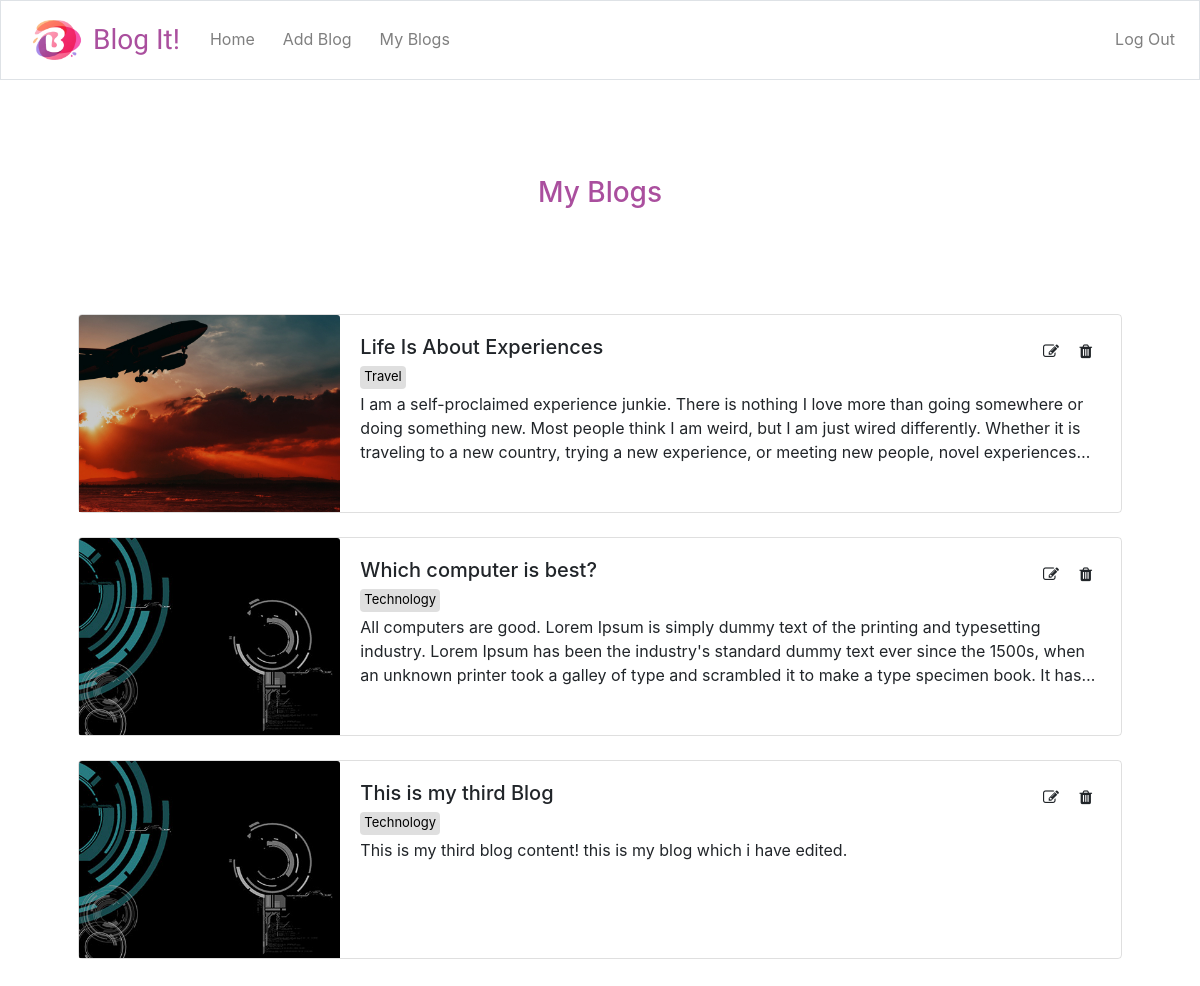
The app's page /myblogs (signed in) with its own data.
### tables this page shows
CREATE TABLE 'blogs' ('person_id' integer NOT NULL, 'title' text NOT NULL, 'author' text, 'category' text NOT NULL, 'content' text NOT NULL, 'timestamp' datetime NOT NULL DEFAULT CURRENT_TIMESTAMP, 'blog_id'  INTEGER PRIMARY KEY NOT NULL  );

### Blog_webapp/application.py (the view)
@app.route("/myblogs")
@login_required
def myblogs():
    mybloglist = db.execute("SELECT * FROM blogs WHERE person_id = :id", id = session["user_id"])
    print(mybloglist)
    if not mybloglist:
        print("sorry")
        return render_template("apology.html", message="You have not published any blogs!")
    return render_template("myblogs.html", mybloglist = mybloglist)

### Blog_webapp/application.py (called while the page is built)
@app.after_request
def after_request(response):
    response.headers["Cache-Control"] = "no-cache, no-store, must-revalidate"
    response.headers["Expires"] = 0
    response.headers["Pragma"] = "no-cache"
    return response

### Blog_webapp/helpers.py (called while the page is built)
def login_required(f):
    @wraps(f)
    def decorated_function(*args, **kwargs):
        if session.get("user_id") is None:
            return redirect("/login")
        return f(*args, **kwargs)
    return decorated_function

### templates/myblogs.html (shortened to what this page needs)
{% extends "layout.html" %}
{% block body %}
    <br>
    <br><br><br>
    <h3 style="color:#aa4f9e;"><center> My Blogs</center></h3>
    <br>
    <div class="container p-5">
        {% for blogs in mybloglist %}
            <ul class="list-unstyled">
              <li class="media my-4">
                {% if blogs["category"] == 'Technology' %}
                <img src="/static/images/technology.jpg" class="card-img-top card-myblog align-self-center" style="height:197px; object-fit: cover;" alt="technology">
                {% endif %}
                {% if blogs["category"] == 'Travel' %}
                <img src="/static/images/travel.jpg" class="card-img-top card-myblog align-self-center" style="height:197px; object-fit: cover;" alt="travel">
                {% endif %}
                <div class="media-body">
                    <div class "entities">
                        <div class="thumbnail"><h5 class="mt-0 mb-1">{{ blogs["title"] }}</h5></div>
                        <div class="icons">
                            <a href="/editblog/{{ blogs['blog_id'] }}" style="color:#212529;"><i class="fa fa-edit"></i></a>
                            <a href="/deleteblog/{{ blogs['blog_id'] }}" style="color:#212529;"><i class="fa fa-trash"></i></a>
                        </div>
                    </div>
                  <p class="media-body-category">{{ blogs["category"] }}</p>
                  <p class= "media-body-content" >{{ blogs["content"] }}</p>
                </div>
              </li>
            </ul>
        {% endfor %}
    </div>
{% endblock %}

### static/styles.css (style rules this page uses)
a { color:rgba(0,0,0,0.7); }
.media { border:solid 1px rgba(0,0,0,.125); border-radius:.25rem; }
.card-myblog { width:25%; }
.media-body { margin:2%; }
.media-body-content { height:72px; display: -webkit-box; -webkit-line-clamp: 3; -webkit-box-orient: vertical; overflow: hidden; text-align:left; margin-bottom:0; }
.media-body-category { font-size:13px; text-align:left; color:black; background-color:rgba(0,0,0,.125); display:inline-block; border-radius:.25rem; padding:.25rem; padding-top:.1rem; padding-bottom:.1rem; margin-bottom:.2rem; }
.icons { display:inline-block; float:right; }
.icons i { display:inline-block; margin:.5rem; }
.thumbnail, .entities { display:inline-block; }

### records on screen
blogs: title "Life Is About Experiences", category "Travel", content "I am a self-proclaimed experience junkie. There is nothing I love more than going somewhere or doing something new. Most people think I am weird, but I am just wired differently. Whether it is traveling to a new country, trying a new experience, or meeting new people, novel…"
blogs: title "Which computer is best?", category "Technology", content "All computers are good. Lorem Ipsum is simply dummy text of the printing and typesetting industry. Lorem Ipsum has been the industry's standard dummy text ever since the 1500s, when an unknown printer took a galley of type and scrambled it to make a type specimen book. It…"
blogs: title "This is my third Blog", category "Technology", content "This is my third blog content! this is my blog which i have edited."
